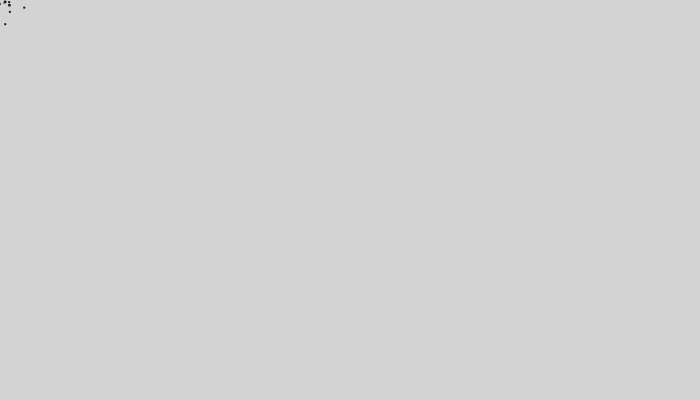
Frame 1 (no input)
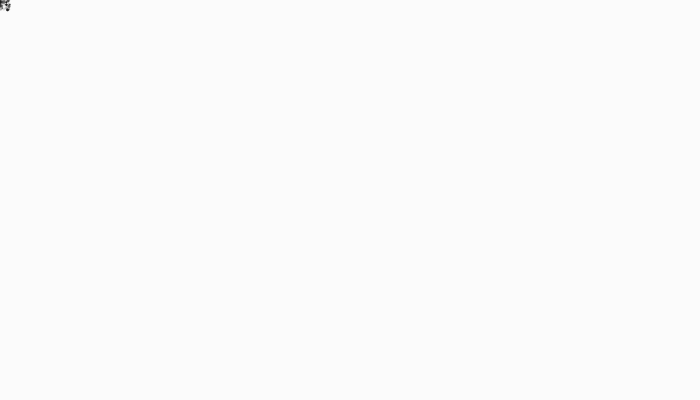
Frame 60 (the mouse pressed at the canvas centre just before this capture)
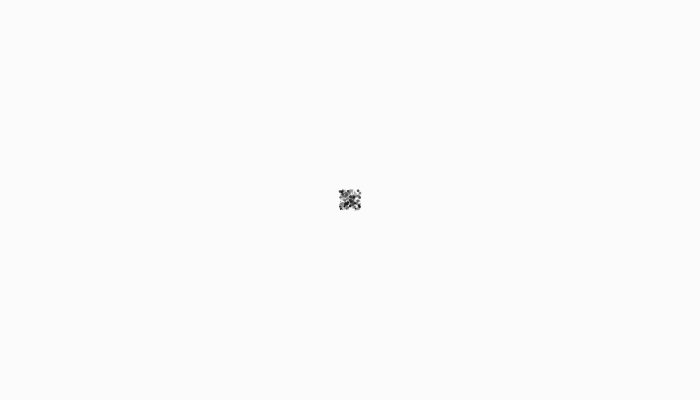
Frame 120 (the mouse held since frame 60 and released just before this capture)

The Processing sketch that drew these frames (run headless with seeded random() and noise(); from frame 60 on, the mouse is pressed at the canvas centre):

// Processing sketch: processing_36458
// ── processing_36458.pde

int value1 = 255;
int value2 = 255;
int s = 25;
int s2 = 5;
float s3 = 10;
//int[] sparkXPos = new int[50];
///int[] sparkYPos = new int[50];
int k=0;
float ellipseX = mouseX;
float ellipseY = mouseY; 
int red1 = 255;
int green1 = 255;
int blue1 = 255;
int change = 0;
int change2 = 0;
int change3 = 0;
int change4 = 50;
void setup() {

  size(700,400);
  background(205);
  frameRate(60);
}
void draw() {
  float ss = random(1,3);
  float sss = random(1,3);
  float ssss = random(1,3);
  if(k==0) {
    float ellipseX = mouseX;
    float ellipseY = mouseY; 
    //fill(255, 255, 0);
    noStroke();
    smooth();
    for (int i = 0; i < 5; i = i+1) {
      fill(0);
      ellipse(mouseX-random(-s2,s2), mouseY-random(-s2,s2), sss, sss);
      fill(0);
      ellipse(mouseX-random(-s,s), mouseY-random(-s,s), ss, ss);
      fill(0/*,change4*/);
      ellipse(mouseX-random(-s3,s3), mouseY-random(-s3,s3), ssss, ssss);
    }
    if(mousePressed && s<100) {
      if(mouseButton==LEFT) {
        frameRate(500);
        red1=0;
        s=s+3;
        s2=s2+1;
        s3=s3+2;
        change=0;
        change2=0;
        change3=0;
        change4=0;
        frameRate(60);
        fill(0);
        ellipse(mouseX,mouseY,5,2);
        fill(50);
        ellipse(mouseX,mouseY,5,2);
      }
    }
    else if(s>15 || s2>15) {
      frameRate(60);
      s=10;
      red1=255;
      s2=5;
      s3=10;
      change = 0;
      change2 = 0;
      change3 = 0;
      change4 = 50;
    }
    //frameRate(60);
    fill(255,30);
    ellipseY=ellipseY-10;
    rect(0,0,700,400);
  }

  if(k==1) {
    fill(255,30);
    rect(0,0,700,400);
  }
}

void mouseMoved() {
  value1 = value1 + 5;
  value2 = value2 + 5;
  if (value1 > 255) {
    value1 = 0;
    value2 = 0;
  }
}

void mouseClicked() {
  if(mouseButton==RIGHT) {
    if(k==0) {
      k=1;
    }
    else {
      k=0;
    }
  }
  if(mouseButton==LEFT) {
  }
}
